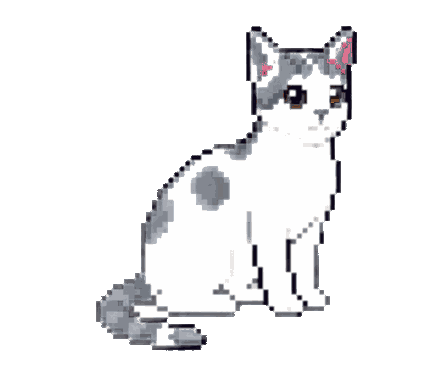
#> input picture windows/assets/Animations/awake/frame_001.png, 427 x 367 px; its folder holds only this picture in this run
$ python recolor_grey.py
#> lines starting #> are read from the running program, lines starting #| are printed output that depends on the picture; after the words box and inside, x2 and y2 are one past the last pixel; in counts of white or black regions, pixels touching at a corner belong together
"""Turns the white-and-ginger cat into a white-and-grey cat with pink ears and brown eyes.

Reads Resources/Animations (the original art) and writes windows/assets/Animations.

- Ginger patches and tail become a cool silver grey of about the same brightness.
- The inside of her ears (a dull mauve in the original) becomes a clear pink.
- Her eyes get a brown iris under a dark pupil (the original eyes are black, teal or gold).
- White fur, outlines, the nose and mouth stay as they are.

The ears share their mauve with the darker shading along the tail, and the pupils share their
black with the outline, so both are found by shape: ears are solid patches of mauve, tail
shading is thin lines; pupils are solid blobs of black, the outline is 1-2 pixels wide.

    python windows/tools/recolor_grey.py
"""
import colorsys
import sys
from collections import deque
from pathlib import Path

from PIL import Image, ImageFilter

REPO = Path(__file__).resolve().parents[2]
SOURCE = REPO / "Resources" / "Animations"
TARGET = REPO / "windows" / "assets" / "Animations"

# Grey for the patches: a little darker than the ginger it replaces, so the pattern stands out on
# the white fur, and a little blue, so she reads as silver rather than washed out.
DARKEN = 0.82
COOL_TINT = (-6, 0, 10)

# Pinks for the inside of her ears, from the shadow to the lightest fur.
EAR_PINKS = [(196, 92, 124), (228, 124, 152), (244, 167, 185), (250, 200, 210)]
# Browns for her eyes: pupil, iris, and the light catching the bottom of the iris.
PUPIL = (38, 22, 14)
IRIS = (120, 72, 36)
IRIS_LIGHT = (160, 104, 56)


def hsv(rgb):
    h, s, v = colorsys.rgb_to_hsv(*(c / 255 for c in rgb))
    return h * 360, s, v


def luminance(rgb):
    r, g, b = rgb
    return 0.299 * r + 0.587 * g + 0.114 * b


def grey(rgb):
    lum = luminance(rgb) * DARKEN
    return tuple(max(0, min(255, round(lum + t))) for t in COOL_TINT)


def ramp(colors, t):
    """A colour along `colors` for t in 0...1."""
    t = min(max(t, 0), 1) * (len(colors) - 1)
    i = min(int(t), len(colors) - 2)
    f = t - i
    return tuple(round(a + (b - a) * f) for a, b in zip(colors[i], colors[i + 1]))


def is_ginger(h, s, v):
    return 0 <= h <= 45 and s >= 0.07


def is_mauve(h, s, v):
    """The colour of the inside of her ears (and, sadly, some tail shading)."""
    return h <= 15 and s >= 0.18 and v > 0.45


def is_iris(h, s, v):
    """The teal and gold irises some poses have."""
    return (150 <= h <= 200 and s > 0.3) or (30 <= h <= 55 and s > 0.5 and v < 0.6)


def components(mask: set, link: int = 1):
    """Groups of pixels in `mask` that touch (within `link` pixels)."""
    seen, groups = set(), []
    for start in mask:
        if start in seen:
            continue
        group, todo = [], deque([start])
        seen.add(start)
        while todo:
            x, y = todo.popleft()
            group.append((x, y))
            for dx in range(-link, link + 1):
                for dy in range(-link, link + 1):
                    n = (x + dx, y + dy)
                    if n in mask and n not in seen:
                        seen.add(n)
                        todo.append(n)
        groups.append(group)
    return groups


def mask_image(size, pixels):
    m = Image.new("L", size, 0)
    for p in pixels:
        m.putpixel(p, 255)
    return m


def find_ears(size, mauve: set) -> set:
    # Dense patches of mauve, grown back out over the mauve around them, keeping only patches big
    # enough to be an ear.
    density = mask_image(size, mauve).filter(ImageFilter.BoxBlur(4)).load()
    core = {p for p in mauve if density[p] >= 110}
    near = mask_image(size, core).filter(ImageFilter.MaxFilter(7)).load()
    grown = {p for p in mauve if near[p]}
    # Ears are the highest patches; the same mauve lower down is where the tail meets her body.
    groups = [g for g in components(grown, link=2) if len(g) >= 30]
    if not groups:
        return set()
    highest = min(min(y for _, y in g) for g in groups)
    ears = set()
    for group in groups:
        if min(y for _, y in group) <= highest + 60:
            ears.update(group)
    return ears


def find_pupils(size, dark: set) -> list:
    # Solid blobs of black: what survives shrinking the dark pixels by one pixel all round, grown
    # back over the dark pixels next to it.
    m = mask_image(size, dark)
    core = m.filter(ImageFilter.MinFilter(3)).filter(ImageFilter.MinFilter(3)).load()
    seeds = {p for p in dark if core[p]}
    near = mask_image(size, seeds).filter(ImageFilter.MaxFilter(7)).load()
    blobs = []
    for group in components({p for p in dark if near[p]}):
        ys = [y for _, y in group]
        xs = [x for x, _ in group]
        w, h = max(xs) - min(xs) + 1, max(ys) - min(ys) + 1
        # An eye is a compact blob; a thick corner of outline is long and thin.
        if 12 <= len(group) <= 250 and w <= 24 and h <= 24 and len(group) >= 0.35 * w * h:
            blobs.append(group)
    return blobs


def find_nose(pupils: list, colors: dict) -> set:
    """Her nose and its little shadow: the warm pixels just below and between her two eyes."""
    if len(pupils) < 2:
        return set()
    centers = sorted((sum(x for x, _ in b) / len(b), sum(y for _, y in b) / len(b), max(y for _, y in b))
                     for b in pupils)
    (lx, ly, lb), (rx, ry, rb) = centers[0], centers[-1]
    if not 8 <= rx - lx <= 70 or abs(ly - ry) > 15:
        return set()   # not a pair of eyes side by side
    top, bottom = max(lb, rb) + 1, max(lb, rb) + 22
    return {(x, y) for (x, y), (h, s, v) in colors.items()
            if lx + 3 <= x <= rx - 3 and top <= y <= bottom and h <= 45 and s >= 0.15 and v > 0.45}


def recolor(src: Path, dst: Path):
    im = Image.open(src).convert("RGBA")
#> im is the input picture: PIL image 427x367 RGBA; mean R, G, B, A 57.6, 57.5, 58.5, 72.4
    px = im.load()
    w, h = im.size
#> w = 427; h = 367
    colors = {}
    mauve, dark = set(), set()
    for y in range(h):
        for x in range(w):
            r, g, b, a = px[x, y]
            if not a:
                continue
            hsv_ = hsv((r, g, b))
            colors[(x, y)] = hsv_
            if is_mauve(*hsv_):
                mauve.add((x, y))
            if hsv_[2] < 0.12:
                dark.add((x, y))

    ears = find_ears(im.size, mauve)
#> in mask_image, `m = Image.new("L", size, 0)`: m: PIL image 427x367 L; every value is 0
    pupils = find_pupils(im.size, dark)
#> call 3 of mask_image, with size = (427, 367)
#> after the loop in mask_image (call 3), `for p in pixels:`:
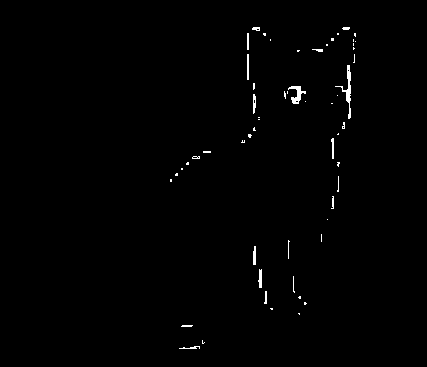
#> m: PIL image 427x367 L; 0.7% white in thin lines or dots, all inside (x1, y1, x2, y2) = (170, 27, 356, 349)
    nose = find_nose(pupils, colors)
    eyes = {}
    for blob in pupils:
        top = min(y for _, y in blob)
        bottom = max(y for _, y in blob)
        for x, y in blob:
            # Dark at the top, brown lower down, a lighter brown at the very bottom.
            t = (y - top) / max(bottom - top, 1)
            eyes[(x, y)] = PUPIL if t < 0.45 else IRIS if t < 0.85 else IRIS_LIGHT
#> this loop made 0 passes

    # Boxes around her ears and eyes, grown to take in the rest of her face. Elsewhere the same
    # reddish colour is just shading where the tail meets her body.
    face = [(min(x for x, _ in g) - 45, min(y for _, y in g) - 20, max(x for x, _ in g) + 45, max(y for _, y in g) + 60)
            for g in components(ears, link=3) + pupils]

    def near_face(x, y):
        return any(x0 <= x <= x1 and y0 <= y <= y1 for x0, y0, x1, y1 in face)

    for (x, y), (hue, s, v) in colors.items():
        r, g, b, a = px[x, y]
        if (x, y) in eyes:
            new = eyes[(x, y)]
        elif is_iris(hue, s, v) and near_face(x, y):
            new = ramp([PUPIL, IRIS, IRIS_LIGHT], v / 0.9)
        elif (x, y) in ears or (x, y) in nose:
            new = ramp(EAR_PINKS, (luminance((r, g, b)) - 110) / 120)
        elif hue <= 15 and s >= 0.33 and (x, y) not in mauve and near_face(x, y):
            continue   # the nose and mouth
        elif is_ginger(hue, s, v):
            new = grey((r, g, b))
        else:
            continue
        px[x, y] = (*new, a)
#> this loop made 44473 passes
#> (x, y, hue, s, v) on passes 1 to 3: (252, 26, 240, 0.0631, 0.435), (253, 26, 240, 0.041, 0.478), (254, 26, 240, 0.041, 0.478)

    dst.parent.mkdir(parents=True, exist_ok=True)
    # Back to a small palette PNG like the originals; transparency is all-or-nothing in this art.
    im.quantize(colors=255, method=Image.Quantize.FASTOCTREE, dither=Image.Dither.NONE).save(dst, optimize=True)
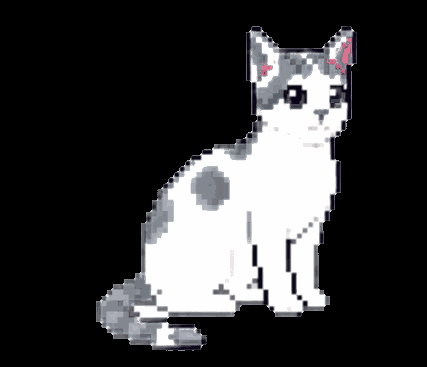
#> saved as frame_001.png: PIL image 427x367 P; mean R, G, B 57.6, 57.5, 58.5


def main():
    frames = sorted(SOURCE.glob("*/frame_*.png"))
    if not frames:
        sys.exit(f"No frames found in {SOURCE}")
    for i, src in enumerate(frames, 1):
        recolor(src, TARGET / src.parent.name / src.name)
        if i % 50 == 0:
            print(f"{i}/{len(frames)}")
#> pass 2 of the loop in main, `for i, src in enumerate(frames, 1):`:
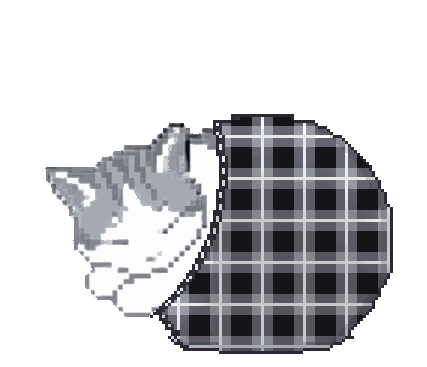
#> input picture windows/assets/Animations/blanket/frame_000.png, 427 x 367 px
#> in recolor, im is the input picture: PIL image 427x367 RGBA; mean R, G, B, A 51.9, 51.9, 54.5, 101.9
#> after the loop in mask_image (call 8), `for p in pixels:`:
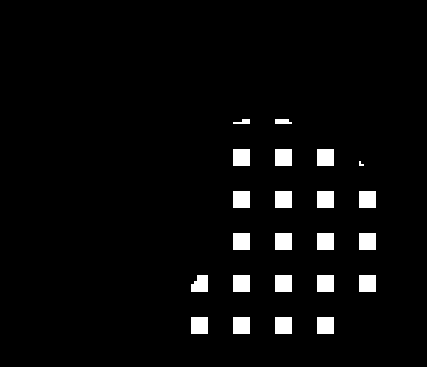
#> m: PIL image 427x367 L; 3.8% white; 23 white regions (1 under 20 px), largest, box (x1, y1, x2, y2) and area: (233, 149, 250, 166) 289, (275, 149, 292, 166) 289, (317, 149, 334, 166) 289
#> the loop in find_pupils (call 2), `for group in components({p for p in dark if near[p]}):` made 23 passes
#> the loop in recolor (call 2), `for blob in pupils:` made 3 passes
#> in recolor (call 2), `im.quantize(colors=255, method=Image.Quantize.FASTOCTREE, dither=Image..`:
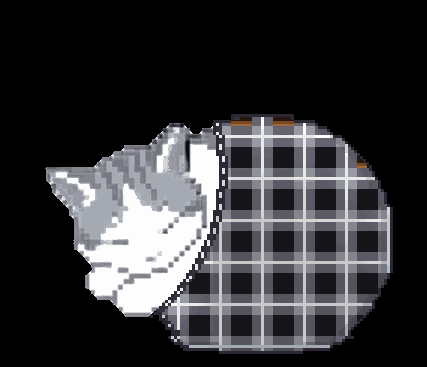
#> saved as frame_000.png: PIL image 427x367 P; mean R, G, B 52.1, 52, 54.6
    print(f"Recoloured {len(frames)} frames into {TARGET}")


if __name__ == "__main__":
    main()
